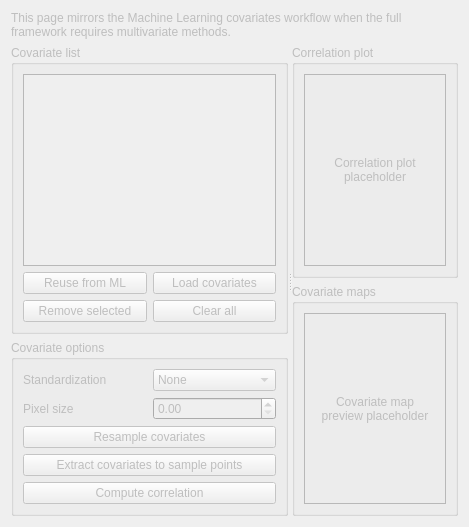
         <widget class="QWidget" name="tabFrameworkCovariates">
          <property name="enabled">
           <bool>false</bool>
          </property>
          <attribute name="title">
           <string>Covariates</string>
          </attribute>
          <layout class="QVBoxLayout" name="verticalLayout_frameworkCovariates">
           <item>
            <widget class="QLabel" name="lblFrameworkCovariatesInfo">
             <property name="text">
              <string>This page mirrors the Machine Learning covariates workflow when the full framework requires multivariate methods.</string>
             </property>
             <property name="wordWrap">
              <bool>true</bool>
             </property>
            </widget>
           </item>
           <item>
            <widget class="QSplitter" name="splitterFrameworkCovariatesMain">
             <property name="orientation">
              <enum>Qt::Horizontal</enum>
             </property>
             <widget class="QWidget" name="pageFrameworkCovariatesLeft">
              <layout class="QVBoxLayout" name="verticalLayout_frameworkCovariatesLeft">
               <item>
                <widget class="QGroupBox" name="groupFrameworkCovariates">
                 <property name="title">
                  <string>Covariate list</string>
                 </property>
                 <layout class="QVBoxLayout" name="verticalLayout_groupFrameworkCovariates">
                  <item>
                   <widget class="QListWidget" name="listFrameworkCovariates"/>
                  </item>
                  <item>
                   <layout class="QHBoxLayout" name="horizontalLayout_frameworkCovariatesButtons1">
                    <item>
                     <widget class="QPushButton" name="btnFrameworkReuseCovariates">
                      <property name="text">
                       <string>Reuse from ML</string>
                      </property>
                     </widget>
                    </item>
                    <item>
                     <widget class="QPushButton" name="btnFrameworkLoadCovariates">
                      <property name="text">
                       <string>Load covariates</string>
                      </property>
                     </widget>
                    </item>
                   </layout>
                  </item>
                  <item>
                   <layout class="QHBoxLayout" name="horizontalLayout_frameworkCovariatesButtons2">
                    <item>
                     <widget class="QPushButton" name="btnFrameworkRemoveCovariate">
                      <property name="text">
                       <string>Remove selected</string>
                      </property>
                     </widget>
                    </item>
                    <item>
                     <widget class="QPushButton" name="btnFrameworkClearCovariates">
                      <property name="text">
                       <string>Clear all</string>
                      </property>
                     </widget>
                    </item>
                   </layout>
                  </item>
                 </layout>
                </widget>
               </item>
               <item>
                <widget class="QGroupBox" name="groupFrameworkCovariateOptions">
                 <property name="title">
                  <string>Covariate options</string>
                 </property>
                 <layout class="QGridLayout" name="gridLayout_frameworkCovariateOptions">
                  <item row="0" column="0">
                   <widget class="QLabel" name="lblFrameworkStandardization">
                    <property name="text">
                     <string>Standardization</string>
                    </property>
                   </widget>
                  </item>
                  <item row="0" column="1">
                   <widget class="QComboBox" name="cmbFrameworkStandardization">
                    <item>
                     <property name="text">
                      <string>None</string>
                     </property>
                    </item>
                    <item>
                     <property name="text">
                      <string>Z-score</string>
                     </property>
                    </item>
                    <item>
                     <property name="text">
                      <string>-1 to 1</string>
                     </property>
                    </item>
                   </widget>
                  </item>
                  <item row="1" column="0">
                   <widget class="QLabel" name="lblFrameworkCovPixelSize">
                    <property name="text">
                     <string>Pixel size</string>
                    </property>
                   </widget>
                  </item>
                  <item row="1" column="1">
                   <widget class="QDoubleSpinBox" name="spinFrameworkCovPixelSize">
                    <property name="decimals">
                     <number>2</number>
                    </property>
                    <property name="maximum">
                     <double>999999.000000000000000</double>
                    </property>
                   </widget>
                  </item>
                  <item row="2" column="0" colspan="2">
                   <widget class="QPushButton" name="btnFrameworkResampleCovariates">
                    <property name="text">
                     <string>Resample covariates</string>
                    </property>
                   </widget>
                  </item>
                  <item row="3" column="0" colspan="2">
                   <widget class="QPushButton" name="btnFrameworkExtractCovariates">
                    <property name="text">
                     <string>Extract covariates to sample points</string>
                    </property>
                   </widget>
                  </item>
                  <item row="4" column="0" colspan="2">
                   <widget class="QPushButton" name="btnFrameworkComputeCorrelation">
                    <property name="text">
                     <string>Compute correlation</string>
                    </property>
                   </widget>
                  </item>
                 </layout>
                </widget>
               </item>
              </layout>
             </widget>
             <widget class="QWidget" name="pageFrameworkCovariatesRight">
              <layout class="QVBoxLayout" name="verticalLayout_frameworkCovariatesRight">
               <item>
                <widget class="QGroupBox" name="groupFrameworkCorrelationPlot">
                 <property name="title">
                  <string>Correlation plot</string>
                 </property>
                 <layout class="QVBoxLayout" name="verticalLayout_frameworkCorrelationPlot">
                  <item>
                   <widget class="QFrame" name="frameFrameworkCorrelationPlot">
                    <property name="frameShape">
                     <enum>QFrame::StyledPanel</enum>
                    </property>
                    <property name="frameShadow">
                     <enum>QFrame::Raised</enum>
                    </property>
                    <layout class="QVBoxLayout" name="verticalLayout_frameFrameworkCorrelationPlot">
                     <item>
                      <widget class="QLabel" name="lblFrameworkCorrelationPlaceholder">
                       <property name="text">
                        <string>Correlation plot placeholder</string>
                       </property>
                       <property name="alignment">
                        <set>Qt::AlignCenter</set>
                       </property>
                       <property name="wordWrap">
                        <bool>true</bool>
                       </property>
                      </widget>
                     </item>
                    </layout>
                   </widget>
                  </item>
                 </layout>
                </widget>
               </item>
               <item>
                <widget class="QGroupBox" name="groupFrameworkCovariateMaps">
                 <property name="title">
                  <string>Covariate maps</string>
                 </property>
                 <layout class="QVBoxLayout" name="verticalLayout_frameworkCovariateMaps">
                  <item>
                   <widget class="QFrame" name="frameFrameworkCovariateMaps">
                    <property name="frameShape">
                     <enum>QFrame::StyledPanel</enum>
                    </property>
                    <property name="frameShadow">
                     <enum>QFrame::Raised</enum>
                    </property>
                    <layout class="QVBoxLayout" name="verticalLayout_frameFrameworkCovariateMaps">
                     <item>
                      <widget class="QLabel" name="lblFrameworkCovariateMapsPlaceholder">
                       <property name="text">
                        <string>Covariate map preview placeholder</string>
                       </property>
                       <property name="alignment">
                        <set>Qt::AlignCenter</set>
                       </property>
                       <property name="wordWrap">
                        <bool>true</bool>
                       </property>
                      </widget>
                     </item>
                    </layout>
                   </widget>
                  </item>
                 </layout>
                </widget>
               </item>
              </layout>
             </widget>
            </widget>
           </item>
          </layout>
         </widget>
